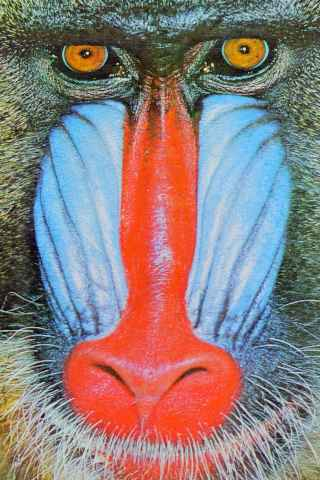
#> input picture lib/TJpg_Decoder/examples/LittleFS/All_LittleFS/data/Baboon40.jpg, 320 x 480 px
$ python 'ImgTo3BitPerPixel - FloydSteinbergDithering.py'
#> lines starting #> are read from the running program, lines starting #| are printed output that depends on the picture
import sys
from PIL import Image
import tkinter as tk
from tkinter import filedialog
import matplotlib.pyplot as plt
import numpy as np

# Tkinter Root verstecken
root = tk.Tk()
root.withdraw()

# ==== Datei-Auswahl ====
input_path = filedialog.askopenfilename(
    title="Select an image to convert to 6-color EPD format",
    filetypes=[("Image files", "*.png;*.jpg;*.jpeg;*.bmp")]
)
#> the answer given: ../lib/TJpg_Decoder/examples/LittleFS/All_LittleFS/data/Baboon40.jpg
if not input_path:
    print("No image selected. Exiting.")
    sys.exit(0)

# ==== Speicherort-Auswahl ====
output_path = filedialog.asksaveasfilename(
    title="Save as",
    defaultextension=".h",
    filetypes=[("C Header File", "*.h")]
)
if not output_path:
    print("No save location chosen. Exiting.")
    sys.exit(0)

# ==== 6-Farb-Palette (RGB) und RGB565 ====
PALETTE_RGB = [
    (0, 0, 0),         # 0 Black
    (255, 255, 255),   # 1 White
    (255, 255, 0),     # 2 Yellow
    (255, 0, 0),       # 3 Red
    (0, 0, 255),       # 5 Blue
    (0, 255, 0)        # 6 Green
]

PALETTE_RGB565 = [
    0x0000,  # Black
    0xFFFF,  # White
    0xFFE0,  # Yellow
    0xF800,  # Red
    0x001F,  # Blue
    0x07E0   # Green
]

# ==== Funktion: nächstgelegene Palette ====
def nearest_color(rgb):
    r, g, b = rgb
    best_idx = 0
    best_dist = float('inf')
    for idx, (pr, pg, pb) in enumerate(PALETTE_RGB):
        dist = (r - pr)**2 + (g - pg)**2 + (b - pb)**2
        if dist < best_dist:
            best_dist = dist
            best_idx = idx
    return best_idx

# ==== Bild laden und skalieren ====
im = Image.open(input_path).convert('RGB')
#> im is the input picture: PIL image 320x480 RGB; mean R, G, B 141.1, 125, 124.7
EPD_W, EPD_H = 800, 480

# Hoch-/Querformat beibehalten
if (im.width, im.height) == (EPD_H, EPD_W):
    im = im.rotate(90, expand=True)

# Bild skalieren, Rahmen weiß
im.thumbnail((EPD_W, EPD_H), Image.Resampling.LANCZOS)
bg = Image.new("RGB", (EPD_W, EPD_H), (255, 255, 255))
#> bg: PIL image 800x480 RGB; every value is 255
bg.paste(im, ((EPD_W - im.width) // 2, (EPD_H - im.height) // 2))
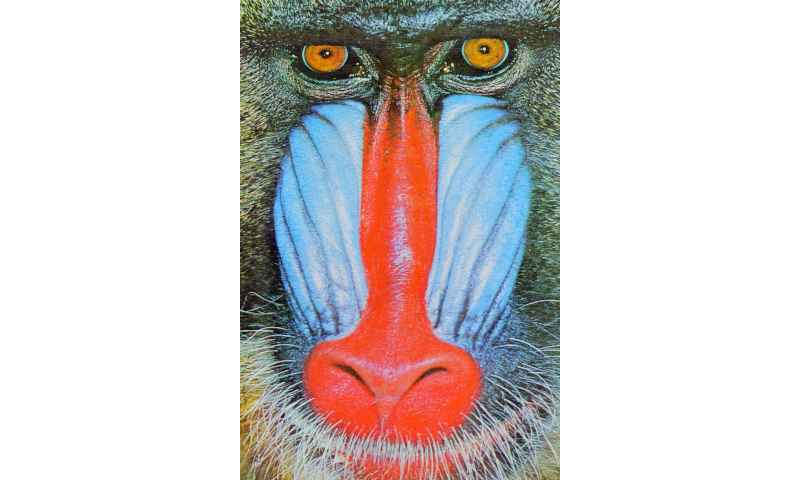
#> bg: PIL image 800x480 RGB; mean R, G, B 209.4, 203, 202.9
im = bg

w, h = im.size
#> w = 800; h = 480
pixels = np.array(im, dtype=np.float32)
#> (the run stopped early here; a loop or call above may not have finished)
